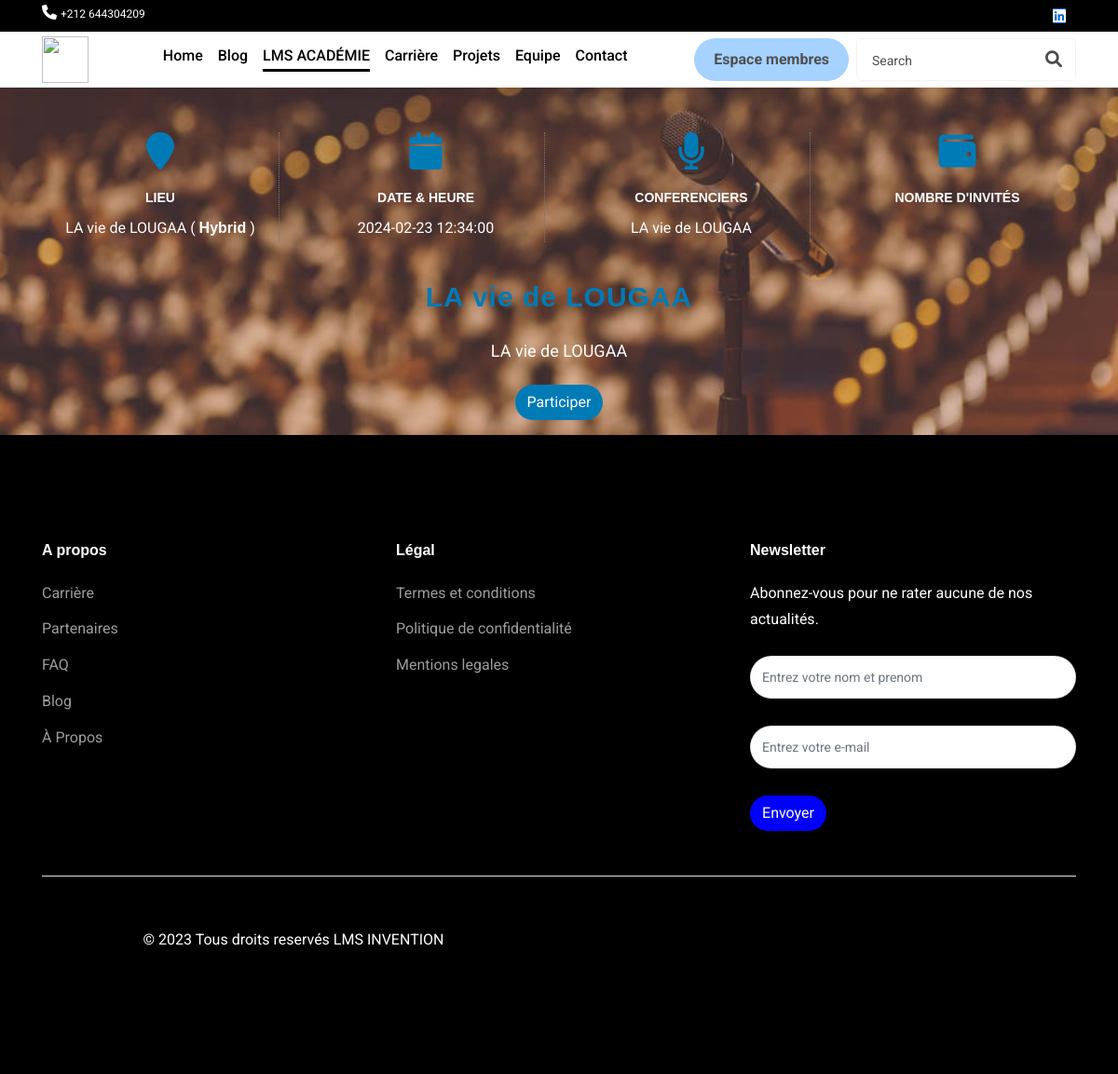
The app's page /details_confs/8 with its own data.
### Main/models/models.py (models this page shows)
class Conference(db.Model):
    id = db.Column(db.Integer, primary_key=True)
    titre = db.Column(db.String(2500))
    description = db.Column(db.String(2500))
    imagePath = db.Column(db.String(2500))
    conferencier=db.Column(db.String(2500))
    lien = db.Column(db.String(2500))
    type=db.Column(db.String(2500))
    lieu = db.Column(db.String(2500), default="")
    date = db.Column(db.DateTime, default=datetime.now)

### Main/routes/user.py (the view)
@app.route('/details_confs/<int:id>')
def details_confs(id):
    conf = Conference.query.get(id)
    if conf:
        return render_template('details_confs.html', conf=conf,csrf_token = generate_csrf())
    else:
        return 'Conférence non trouvée'

### Main/templates/details_confs.html (shortened to what this page needs)
<!DOCTYPE html>
<head>
    <link rel="stylesheet" href="https://cdnjs.cloudflare.com/ajax/libs/font-awesome/6.0.0-beta3/css/all.min.css">
    <link href="https://cdn.jsdelivr.net/npm/bootstrap@5.3.0/dist/css/bootstrap.min.css" rel="stylesheet">
    <link href="https://cdn.jsdelivr.net/npm/tailwindcss@2.2.19/dist/tailwind.min.css" rel="stylesheet">
</head>
<body>
  {% with currentPage='academy' %}
  {% include 'navbar.html' %}
{% endwith %}
<section id="event" class="section" style="background-image:url('../static/assets/images/flou.jfif');height: fit-content;background-position: center;">
  <div class="container ">
    <div class="row ">
      <div class="col-md-3 col-sm-6 col-xs-12 mt-5">
        <div class="tab-block wow fadeInDown animated" data-wow-delay="0s" style="visibility: visible;-webkit-animation-delay: 0s; -moz-animation-delay: 0s; animation-delay: 0s;">
          <div class="icon">
            <i class="fa fa-location-pin"></i>
          </div>
          <div class="desc">
            <h4 style="color: rgb(255, 255, 255);font-weight: bolder;font-family: Impact, Haettenschweiler, 'Arial Narrow Bold', sans-serif;">Lieu</h4>
            <p style="color: white;">{{ conf.lieu }} ( <span style="color: rgb(255, 255, 255);font-weight: bolder;font-family: Impact, Haettenschweiler, 'Arial Narrow Bold', sans-serif;">{{conf.type |capitalize}}</span> ) </p>
          </div>
        </div>
      </div>
      <div class="col-md-3 col-sm-6 col-xs-12 mt-5">
        <div class="tab-block wow fadeInDown animated" data-wow-delay="0.2s" style="visibility: visible;-webkit-animation-delay: 0.2s; -moz-animation-delay: 0.2s; animation-delay: 0.2s;">
          <div class="icon">
            <i class="fa fa-calendar"></i>
          </div>
          <div class="desc">
            <h4 style="color: rgb(255, 255, 255);font-weight: bolder;font-family: Impact, Haettenschweiler, 'Arial Narrow Bold', sans-serif;">Date &amp; Heure</h4>
            <p style="color: white;">{{conf.date}}</p>
          </div>
        </div>
      </div>
      <div class="col-md-3 col-sm-6 col-xs-12 mt-5">
        <div class="tab-block wow fadeInDown animated" data-wow-delay="0.4s" style="visibility: visible;-webkit-animation-delay: 0.4s; -moz-animation-delay: 0.4s; animation-delay: 0.4s;">
          <div class="icon">
            <i class="fa fa-microphone"></i>
          </div>
          <div class="desc">
            <h4 style="color: rgb(255, 255, 255);font-weight: bolder;font-family: Impact, Haettenschweiler, 'Arial Narrow Bold', sans-serif;">Conferenciers</h4>
            <p style="color: white;">{{ conf.conferencier }}</p>
          </div>
        </div>
      </div>
      <div class="col-md-3 col-sm-6 col-xs-12 mt-5">
        <div class="tab-block last-block wow fadeInDown animated" data-wow-delay="0.6s" style="visibility: visible;-webkit-animation-delay: 0.6s; -moz-animation-delay: 0.6s; animation-delay: 0.6s;">
          <div class="icon">
            <i class="fa fa-wallet"></i>
          </div>
          <div class="desc left">
            <h4 style="color: rgb(255, 255, 255);font-weight: bolder;font-family: Impact, Haettenschweiler, 'Arial Narrow Bold', sans-serif;">Nombre d'invités</h4>
          </div>
        </div>
      </div>
      <div class="col-md-12">
        <div class="content-text">
          <h3 class="wow fadeInUp animated" data-wow-delay="0.8s" style="visibility: visible;-webkit-animation-delay: 0.8s; -moz-animation-delay: 0.8s; animation-delay: 0.8s;font-family: Impact, Haettenschweiler, 'Arial Narrow Bold', sans-serif;color: #007bb6;font-weight: bold;">{{ conf.titre }}</h3>
          <p class="wow fadeInUp animated" data-wow-delay="1s" style="visibility: visible;-webkit-animation-delay: 1s; -moz-animation-delay: 1s; animation-delay: 1s;color: white">{{ conf.description }}</p>
        </div>
      </div>
    </div>
  </div>
  <div class="justify-content-center flex">
  <a href="" data-toggle="modal" data-target="#my-modal" class="btn btn center justify-center bg-blue-400 mb-3" style="color: white;background-color: #007bb6;border-radius: 50px;" >Participer</a>
</div>
</section>
{% include 'footer.html' %}
</body>

### Main/templates/footer.html (style rules this page uses)
body { font-family: "Roboto", -apple-system, BlinkMacSystemFont, "Segoe UI", Roboto, "Helvetica Neue", Arial, "Noto Sans", sans-serif, "Apple Color Emoji", "Segoe UI Emoji", "Segoe UI Symbol", "Noto Color Emoji"; }

### Main/templates/details_confs.html (style rules this page uses)
#event { background: url(../static/img/background/bg-1.jpg); background-size: cover; position: relative; }
#event .tab-block { width: 100%; text-align: center; border-right: 1px dotted #777; margin-bottom: 30px; }
#event .tab-block .icon { text-align: center; margin-bottom: 15px; }
#event .tab-block .icon i { font-size: 40px; color: #007bb6; }
#event .tab-block .desc h4 { color: #fff; text-transform: uppercase; font-size: 14px; }
#event .tab-block .desc p { color: #ADADAD; }
#event .last-block { border-right: none; }
#event .content-text { text-align: center; padding: 6px 60px; }
#event .content-text h3 { font-size: 30px; color: #fff; font-weight: 400; letter-spacing: 1px; margin-bottom: 22px; }
#event .content-text p { color: #ADADAD; font-size: 18px; line-height: 28px; }

### records on screen
Conference: lieu "LA vie de LOUGAA", type "Hybrid", date "2024-02-23 12:34:00", conferencier "LA vie de LOUGAA", titre "LA vie de LOUGAA", description "LA vie de LOUGAA"
